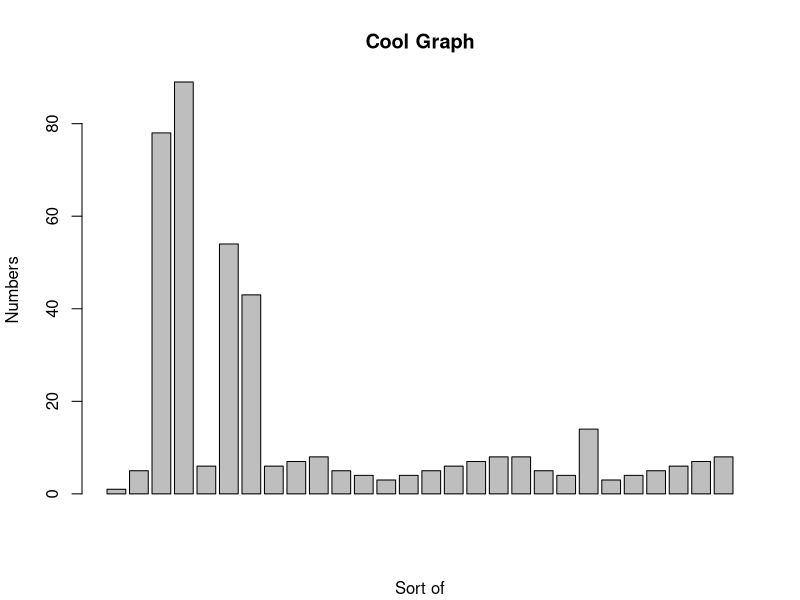
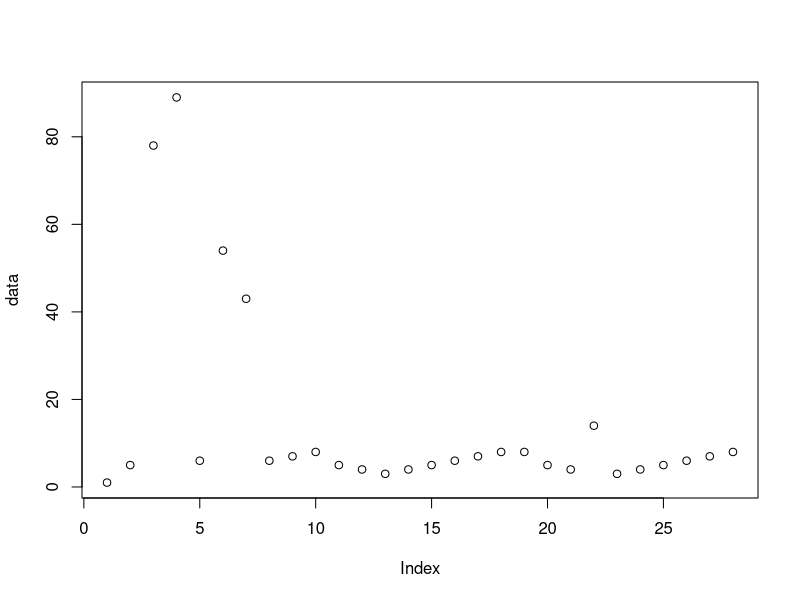
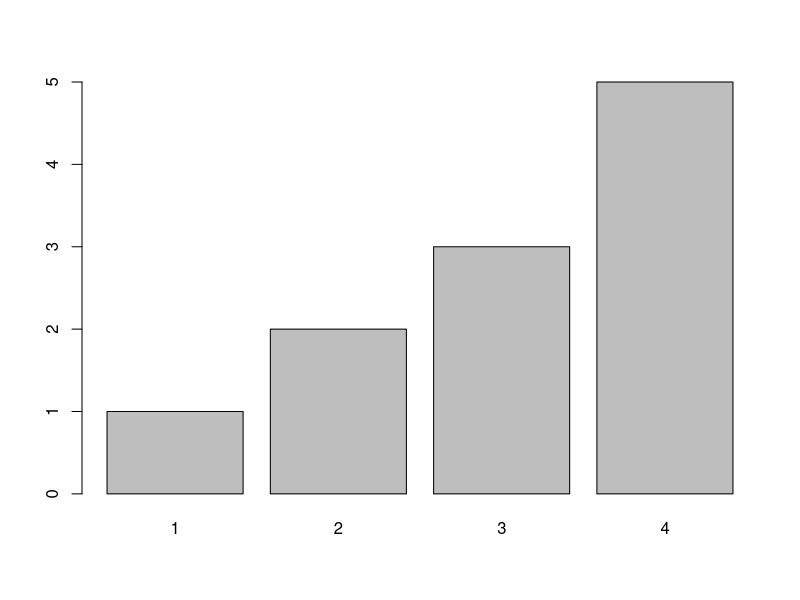
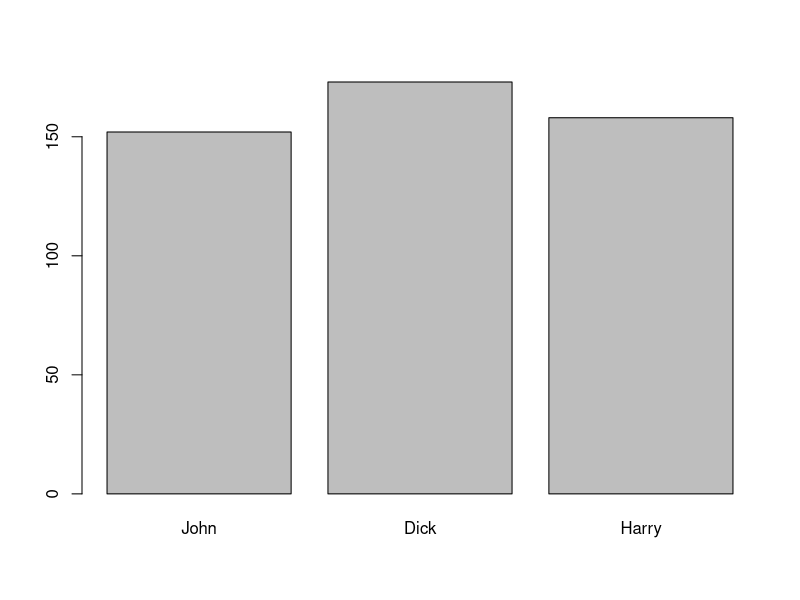
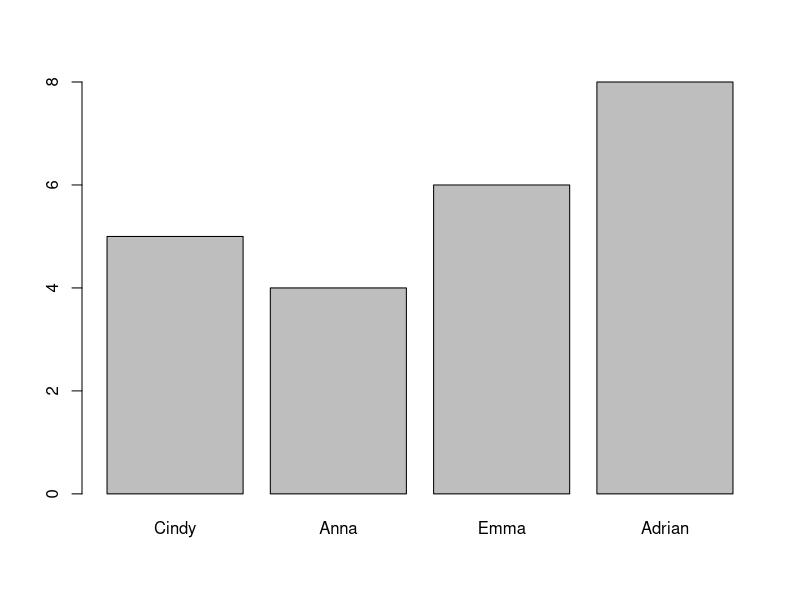
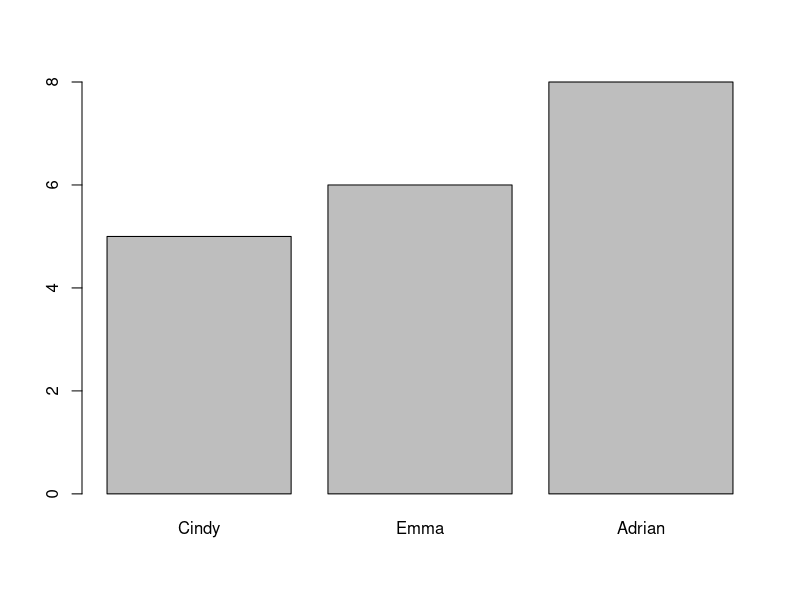
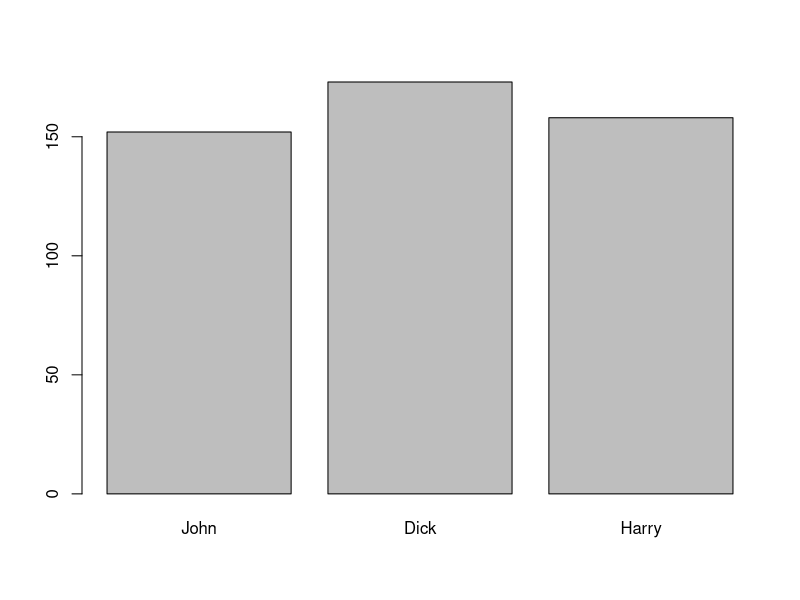
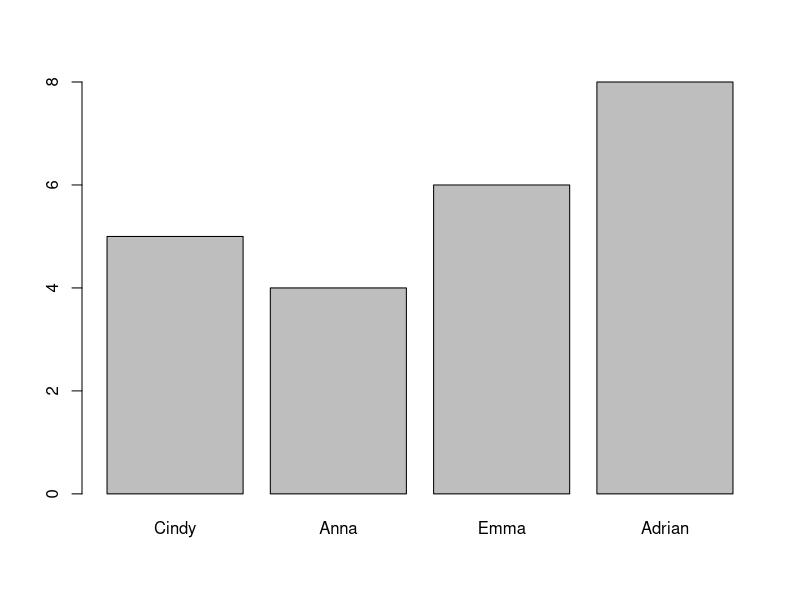

Source code (R) for these figures, in order:
## ---- chunk 1
c(10, 11, 12, 13, 14, 15, 16, 17, 18, 19, 20)
seq(10, 20, by=1)
seq(10, 20)
10:20
## ---- chunk 2
10:-10
## ---- chunk 3
c(4, 8, 10)
## ---- chunk 4
rep(c("Nick", "Yiwen"), 20)
## ---- chunk 5
rep(2, 20)
## ---- chunk 6
seq(0, 10, length.out=4)
seq(0, 10, by=2.5)
## ---- chunk 7
offset <- 1  # offset by one to make it even when starting from odd number
seq(1 + offset, 100, 2)

## ---- chunk 8
seq(-5, 20, length.out=10)
## ---- chunk 9
# seq(0, 10, by=0.1)
# seq(from = 0, to = 10, by = 0.1)
# seq(0, 10, 0.1)
seq(0, 10, by=0.1)
## ---- chunk 10
?barplot
## ---- chunk 11
data = c(1, 5, 78, 89, 6, 54, 43, 6, 7, 8, 5, 4, 3, 4, 5, 6, 7, 8, 8, 5, 4, 14 ,3, 4, 5, 6, 7, 8)
## ---- chunk 12
data[1:5]
head(data, 5)

## ---- chunk 13
data[(length(data) - 4): length(data)]
tail(data, 5)
data[-(length(data) - 5) : -1]
## ---- chunk 14
data[data > 10]
subset(data, data > 10)
## ---- chunk 15
data[data < 4 | data > 50]
## ---- chunk 16
data[data > 20 & data < 50]
## ---- chunk 17
data[data == 8]
## ---- chunk 18
barplot(data, main = "Cool Graph", sub = "Sort of", ylab = "Numbers")
## ---- chunk 19
plot(data)
## ---- chunk 20
barplot(table(c(1, 2, 2, 3, 3, 3, 4, 4, 4, 4, 4)))
## ---- chunk 21
people <- c("John", "Dick", "Harry")
heights <- c(152, 173, 158)
## ---- chunk 22
heights[people == "John"]
## ---- chunk 23
barplot(heights, names.arg = people)
## ---- chunk 24
heights1 <- heights[people %in% c("John", "Harry")]
heights1

people1 <- people[people %in% c("John", "Harry")]
people1
## ---- chunk 25
names = c("Cindy", "Anna", "Emma", "Adrian")
names
ages = c(5, 4, 6, 8)
ages
## ---- chunk 26
ages[names == "Emma"]
## ---- chunk 27
ages[names == "Anna"]
## ---- chunk 28
names
mean(ages[names %in% c("Cindy", "Emma")])

## ---- chunk 29
mean(ages[names %in% c("Adrian", "Anna")])
## ---- chunk 30
barplot(ages, names.arg = names)
## ---- chunk 31
names1 <- names[names != "Anna"]
names1
ages1 <- ages[names != "Anna"]
ages1

barplot(ages1, names.arg = names1)
## ---- chunk 32
heights = c(John=152, Dick=173, Harry=158)
heights
## ---- chunk 33
heights['John']
## ---- chunk 34
heights[['John']]
## ---- chunk 35
barplot(heights)
## ---- chunk 36
names(heights)
as.numeric(heights)
## ---- chunk 37
ages <- c(Cindy=5, Anna=4, Emma=6, Adrian=8)
ages
## ---- chunk 38
ages['Emma']
ages
## ---- chunk 39
ages[['Anna']]
## ---- chunk 40
ages[names(ages) %in% c("Cindy", "Emma")]
ages[c("Cindy", "Emma")]
ages[c(1, 3)]
## ---- chunk 41

## ---- chunk 42
barplot(ages)
## ---- chunk 43
pie(ages)
